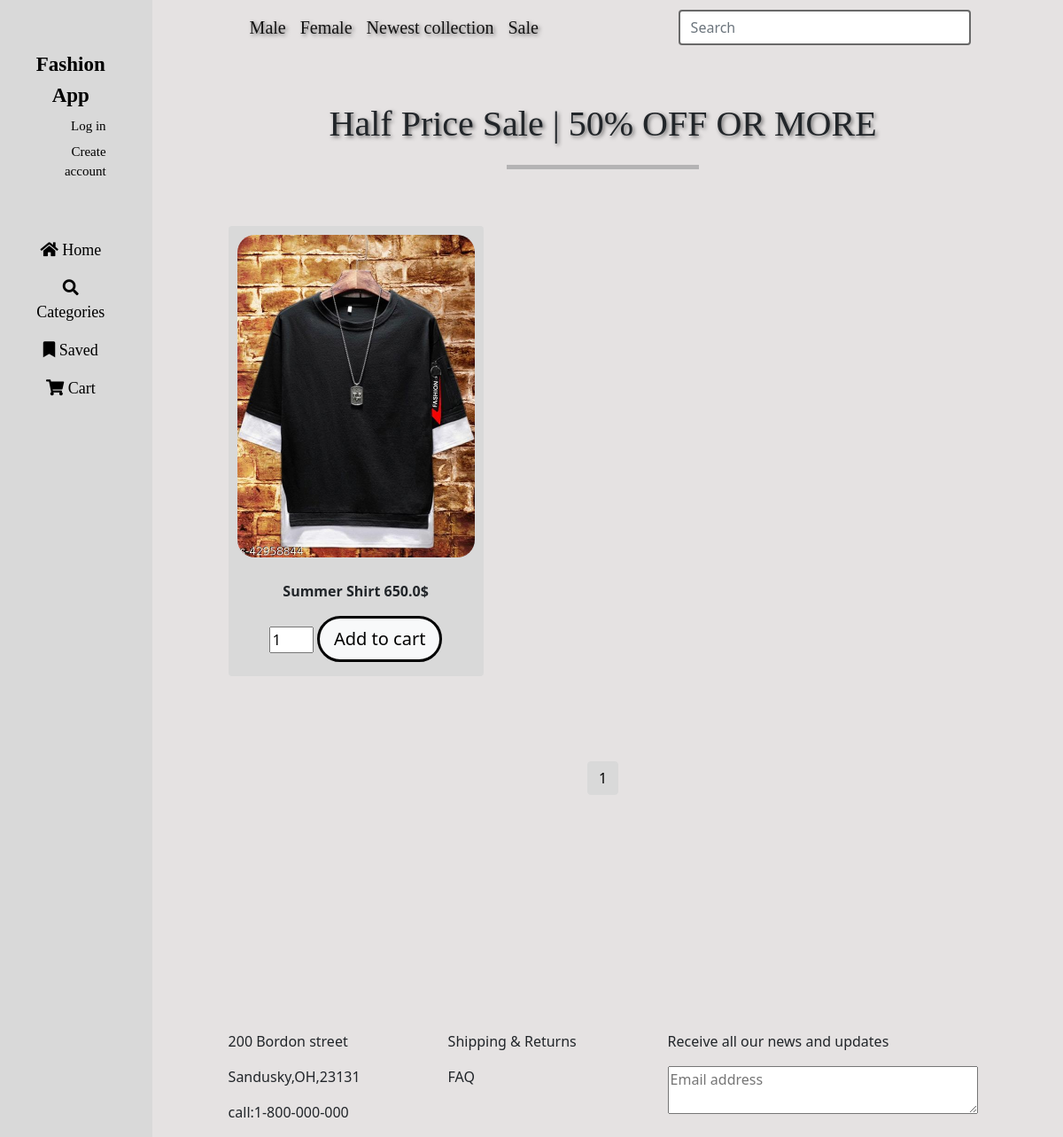
/Sale/, run on the app's committed database.
### Fashionapp/models.py (models this page shows, shortened)
class Product(models.Model):
    name = models.CharField(max_length=30)
    category = models.ForeignKey(Category, on_delete=models.CASCADE)
    price = models.FloatField()
    quantity = models.IntegerField()
    image = models.ImageField(upload_to=None, blank=True, null=True)
    created_at = models.DateField(auto_now_add=True)
    updated_at = models.DateField(auto_now=True)
    created_by = models.ForeignKey(User, on_delete=models.CASCADE)

### Fashionapp/views.py (the view, shortened to what this page needs)
# urls.py: path('Sale/', sale, name="sale"),
def sale(request):
    try:
        category = Category.objects.get(name="Sale")  # Get the "Dresses" category
        products = Product.objects.filter(category=category)  # Filter products by category
    except Category.DoesNotExist:
        products = []  # Empty list if the category doesn't exist
    paginator = Paginator(products, 6)  # Limit 6 products per page
    page_number = request.GET.get('page')  # Get the current page number from the query parameters
    page_obj = paginator.get_page(page_number)  # Get the Page object for the current page
    context = {"products": page_obj}
    return render(request, 'sale.html', context=context)

### Fashionapp/templates/sale.html (shortened to what this page needs)
<!doctype html>
<html lang="en">
<head>
    <link href="https://cdn.jsdelivr.net/npm/bootstrap@5.0.2/dist/css/bootstrap.min.css" rel="stylesheet">
    <link rel="stylesheet" href="https://cdnjs.cloudflare.com/ajax/libs/font-awesome/5.15.3/css/all.min.css">
</head>
<body>
<section>
    <div class="row" style="background-color: #E5E2E2">
        <div class="col-3" id="meni" style="margin-right: 50px">
            <div class="container mt-5">
                <ul class="nav flex-column">
                    <li class="nav-item" style="text-align: center;">
                        <a class="nav-link" href="#"
                           style="font-family: 'IM FELL French Canon SC', serif; font-size: 23px;color: black"><b>Fashion
                            App</b></a>
                    </li>
                    {% if user.is_authenticated %}
                        <li class="nav-item" style="text-align: right">
        <span class="nav-link"
              style="font-family: 'IM FELL French Canon SC', serif; color: black; font-size: 15px; margin-top: -10px">
            Logged in as: {{ user.username }}
        </span>
                        </li>
                        <li class="nav-item" style="text-align: right">
                            <a class="nav-link" href="{% url 'logout' %}"
                               style="font-family: 'IM FELL French Canon SC', serif; color: black; font-size: 15px; margin-top: -10px">Log
                                out</a>
                        </li>
                    {% else %}
                        <li class="nav-item" style="text-align: right">
                            <a class="nav-link" href="{% url 'login' %}"
                               style="font-family: 'IM FELL French Canon SC', serif; color: black ; font-size: 15px;margin-top: -10px">Log
                                in</a>
                        </li>
                        <li class="nav-item" style="text-align: right;">
                            <a class="nav-link" href="{% url 'signup' %}"
                               style="font-family: 'IM FELL French Canon SC', serif; color: black; font-size: 15px;margin-top: -10px">Create
                                account</a>
                        </li>
                    {% endif %}
                </ul>
            </div>
            <div class="container mt-5">
                <ul class="nav flex-column">
                    <li class="nav-item" style="text-align: center;">
                        <a class="nav-link" href="{% url 'home' %}"
                           style="font-family: 'IM FELL French Canon SC', serif; color: black; font-size: 18px;"><i
                                class="fas fa-home"></i> Home</a>
                    </li>
                    <li class="nav-item" style="text-align: center;">
                        <a class="nav-link" href="{% url 'categories' %}"
                           style="font-family: 'IM FELL French Canon SC', serif; color: black; font-size: 18px;"><i
                                class="fas fa-search"></i> Categories</a>
                    </li>
                    <li class="nav-item" style="text-align: center;">
                        <a class="nav-link" href="#"
                           style="font-family: 'IM FELL French Canon SC', serif; color: black; font-size: 18px;"><i
                                class="fas fa-bookmark"></i> Saved</a>
                    </li>
                    <li class="nav-item" style="text-align: center;">
                        <a class="nav-link" href="{% url 'cart' %}"
                           style="font-family: 'IM FELL French Canon SC', serif; color: black; font-size: 18px;"><i
                                class="fas fa-shopping-cart"></i> Cart</a>
                    </li>
                </ul>
            </div>
        </div>
        <div class="col-9">
            <div>
                <nav class="navbar navbar-expand-lg navbar-light">
                    <div class="container">
                        <div class="collapse navbar-collapse" id="navbarSupportedContent">
                            <ul class="navbar-nav me-auto mb-2 mb-lg-0">
                                <li class="nav-item">
                                    <a class="nav-link active" aria-current="page" href="#">Male</a>
                                </li>
                                <li class="nav-item">
                                    <a class="nav-link active" aria-current="page" href="#">Female</a>
                                </li>
                                <li class="nav-item">
                                    <a class="nav-link active" aria-current="page" href="#">Newest collection</a>
                                </li>
                                <li class="nav-item">
                                    <a class="nav-link active" aria-current="page" href="#">Sale</a>
                                </li>
                            </ul>
                            <form class="d-flex" action="{% url 'sale' %}" method="GET">
                                <input class="form-control me-2" type="search" name="query" placeholder="Search"
                                       aria-label="Search"
                                       style="width: 330px; border: 2px solid dimgrey">
                            </form>
                        </div>
                    </div>
                </nav>
            </div>
            <div class="container mt-5">
                <div class="row" style="text-align: center; justify-content: center">
                    <p id="gd">Half Price Sale | 50% OFF OR MORE </p>
                    <hr class="w-25" style="height: 5px">
                </div>
            </div>
            <div class="container mt-5">
                <div class="row" id="srede">
                    {% for prod in products %}
                        <div class="col-4 pb-5">
                            <div class="card h-100 d-flex flex-column"
                                 style="width: 18rem; border: 0px; background-color: #D9D9D9">
                                <img src="{{ MEDIA_URL }}{{ prod.image.url }}" class="card-img-top"
                                     style="border-radius: 30px; padding: 10px" alt="...">
                                <div class="card-body flex-grow-1" style="text-align: center">
                                    <b>{{ prod.name }} {{ prod.price }}$</b>
                                    <form method="POST" action="{% url 'sale' %}">
                                        <input type="number" name="quantity" value="1" min="1" style="width: 50px">
                                        <button type="submit" name="add_to_cart" class="btn-lg btn-light mt-3"
                                                style="border-radius: 50px; border: 3px solid black">Add to cart
                                        </button>
                                    </form>
                                </div>
                            </div>
                        </div>
                    {% endfor %}
                </div>
            </div>
            <section>
                <div class="row mt-5">
                    <div class="col">
                        <nav aria-label="Page navigation">
                            <ul class="pagination justify-content-center">
                                {% for i in products.paginator.page_range %}
                                    {% if products.number == i %}
                                        <li class="page-item active" aria-current="page">
                                            <span class="page-link custom-page-link-active">{{ i }}</span>
                                        </li>
                                    {% else %}
                                        <li class="page-item">
                                            <a class="page-link" href="?page={{ i }}">{{ i }}</a>
                                        </li>
                                    {% endif %}
                                {% endfor %}
                            </ul>
                        </nav>
                    </div>
                </div>
            </section>
            <div class="footer" style="margin-top: 200px">
                <div class="container">
                    <div class="row">
                        <div class="col">
                            <p>200 Bordon street</p>
                            <p>Sandusky,OH,23131</p>
                            <p>call:1-800-000-000</p>
                        </div>
                        <div class="col">
                            <p>Shipping & Returns</p>
                            <p>FAQ</p>
                        </div>
                        <div class="col">
                            <p>Receive all our news and updates</p>
                            <textarea placeholder="Email address" style="width: 350px"></textarea>
                        </div>
                    </div>
                </div>
            </div>
        </div>
    </div>
</section>
</body>
</html>

### Fashionapp/templates/sale.html (style rules this page uses)
html, body { height: 100%; margin: 0; padding: 0; overflow-x: hidden; }
.row { flex-grow: 1; }
#meni { background: #D9D9D9; width: 15%; }
.navbar-nav .nav-link { font-family: "Inria Serif", serif; font-size: 20px; text-shadow: 2px 2px 4px rgba(0, 0, 0, 0.5); }
#gd { font-family: "Inria Serif", serif; font-size: 40px; text-shadow: 2px 2px 4px rgba(0, 0, 0, 0.5); }
.footer { background-color: #E5E2E2; padding-top: 50px; text-align: left; }
.page-link { color: black; }
.pagination .page-item.active .page-link { background-color: #D9D9D9; border-color: #D9D9D9; color: #000000; }

### data on the page
Product: image (picture), name "Summer Shirt", price "650.0"

### other printed values
{{ i }} "1"
